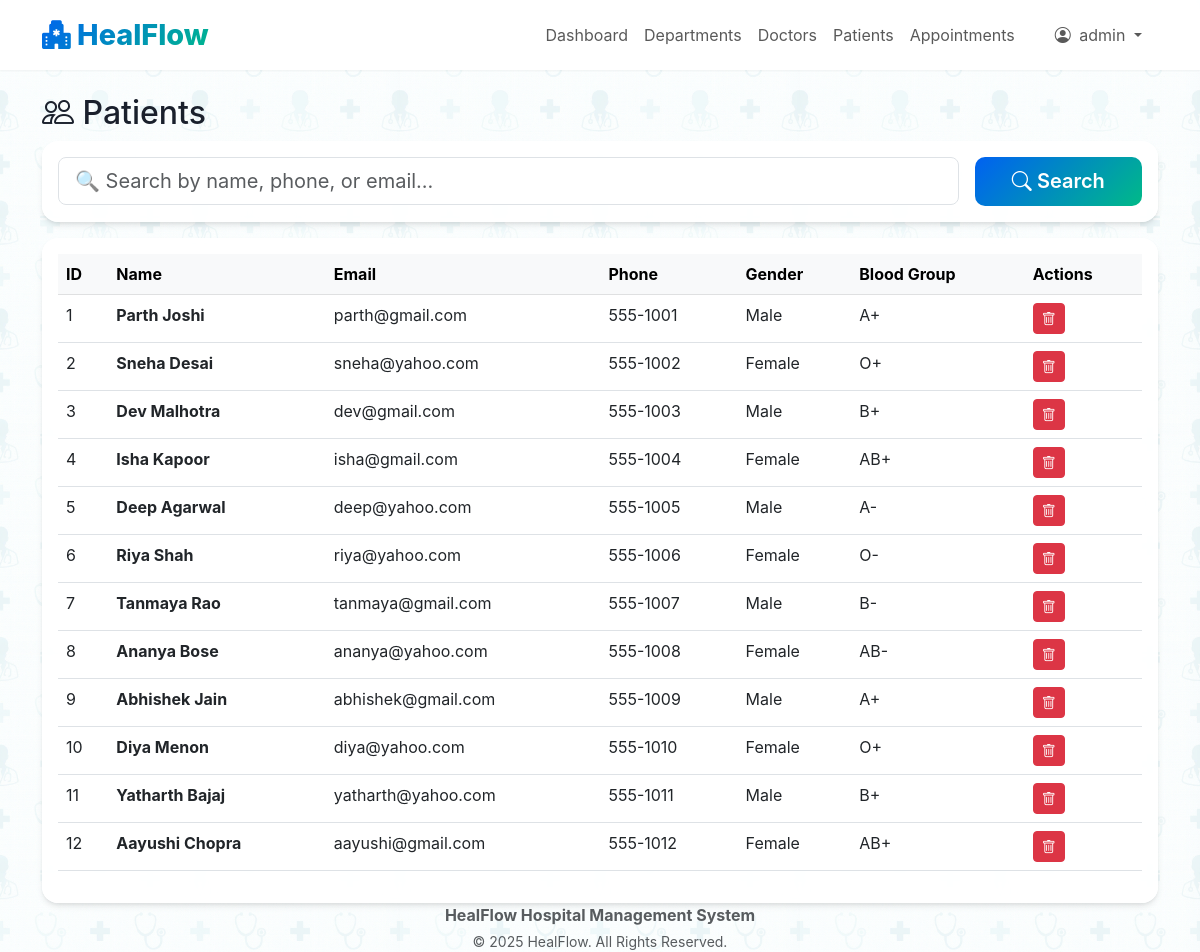
The page /admin/patients (signed in) on the database its author committed.
### models.py (models this page shows, shortened)
class User(UserMixin, db.Model):
    __tablename__ = 'users'
    id = db.Column(db.Integer, primary_key=True)
    username = db.Column(db.String(80), unique=True, nullable=False)
    email = db.Column(db.String(120), unique=True, nullable=False)
    password_hash = db.Column(db.String(255), nullable=False)
    role = db.Column(db.String(20), nullable=False)
    created_at = db.Column(db.DateTime, default=datetime.utcnow)
    active = db.Column(db.Boolean, default=True)
    doctor = db.relationship('Doctor', backref='user', uselist=False, cascade='all, delete-orphan')
    patient = db.relationship('Patient', backref='user', uselist=False, cascade='all, delete-orphan')

class Patient(db.Model):
    __tablename__ = 'patients'
    id = db.Column(db.Integer, primary_key=True)
    user_id = db.Column(db.Integer, db.ForeignKey('users.id'), nullable=False)
    full_name = db.Column(db.String(120), nullable=False)
    phone = db.Column(db.String(20))
    date_of_birth = db.Column(db.Date)
    gender = db.Column(db.String(10))
    address = db.Column(db.Text)
    blood_group = db.Column(db.String(5))
    created_at = db.Column(db.DateTime, default=datetime.utcnow)
    appointments = db.relationship('Appointment', backref='patient', lazy=True, cascade='all, delete-orphan')
    lab_bookings = db.relationship('LabBooking', backref='patient', lazy=True, cascade='all, delete-orphan')

### app.py (the view)
@app.route('/admin/patients')
@login_required
@admin_required
def admin_patients():
    search = request.args.get('search', '')
    if search:
        patients = Patient.query.filter(
            (Patient.full_name.ilike(f'%{search}%')) |
            (Patient.phone.ilike(f'%{search}%')) |
            (User.email.ilike(f'%{search}%'))
        ).join(User).all()
    else:
        patients = Patient.query.all()
    return render_template('admin/patients.html', patients=patients, search=search)

### app.py (called while the page is built)
@login_manager.user_loader
def load_user(user_id):
    return User.query.get(int(user_id))

def admin_required(f):
    @wraps(f)
    def decorated_function(*args, **kwargs):
        if not current_user.is_authenticated or current_user.role != 'admin':
            flash('Access denied. Admin privileges required.', 'danger')
            return redirect(url_for('index'))
        return f(*args, **kwargs)
    return decorated_function

### templates/admin/patients.html (shortened to what this page needs)
{% extends "base.html" %}
{% block content %}
<div class="fade-in">
<h2 class="page-title"><i class="bi bi-people"></i> Patients</h2>
<div class="card mb-3 search-box">
    <div class="card-body">
        <form method="GET" class="row g-3">
            <div class="col-md-10">
                <input type="text" name="search" class="form-control form-control-lg" placeholder="🔍 Search by name, phone, or email..." value="{{ search }}">
            </div>
            <div class="col-md-2">
                <button type="submit" class="btn btn-primary w-100 btn-lg">
                    <i class="bi bi-search"></i> Search
                </button>
            </div>
        </form>
    </div>
</div>
<div class="card">
    <div class="card-body">
        <div class="table-responsive">
            <table class="table table-hover">
                <thead class="table-light">
                    <tr>
                        <th>ID</th>
                        <th>Name</th>
                        <th>Email</th>
                        <th>Phone</th>
                        <th>Gender</th>
                        <th>Blood Group</th>
                        <th>Actions</th>
                    </tr>
                </thead>
                <tbody>
                    {% for patient in patients %}
                    <tr>
                        <td>{{ patient.id }}</td>
                        <td><strong>{{ patient.full_name }}</strong></td>
                        <td>{{ patient.user.email }}</td>
                        <td>{{ patient.phone }}</td>
                        <td>{{ patient.gender }}</td>
                        <td>{{ patient.blood_group or 'N/A' }}</td>
                        <td>
                            <form method="POST" action="{{ url_for('admin_delete_patient', patient_id=patient.id) }}" style="display:inline;" onsubmit="return confirm('Are you sure you want to delete this patient?');">
                                <button type="submit" class="btn btn-sm btn-danger">
                                    <i class="bi bi-trash"></i>
                                </button>
                            </form>
                        </td>
                    </tr>
                    {% endfor %}
                </tbody>
            </table>
        </div>
    </div>
</div>
</div>
{% endblock %}

### templates/base.html (shortened to what this page needs)
<!DOCTYPE html>
<html lang="en">
<head>
    <link href="https://cdn.jsdelivr.net/npm/bootstrap@5.3.0/dist/css/bootstrap.min.css" rel="stylesheet">
    <link rel="stylesheet" href="https://cdn.jsdelivr.net/npm/bootstrap-icons@1.10.0/font/bootstrap-icons.css">
    <link rel="stylesheet" href="{{ url_for('static', filename='css/style.css') }}">
</head>
<body>
    {% if current_user.is_authenticated %}
    <nav class="navbar navbar-expand-lg navbar-light sticky-top">
        <div class="container">
            <a class="navbar-brand" href="{{ url_for('index') }}">
                <i class="bi bi-hospital-fill"></i> HealFlow
            </a>
            <div class="collapse navbar-collapse" id="navbarNav">
                <ul class="navbar-nav ms-auto align-items-center">
                    {% if current_user.role == 'admin' %}
                    <li class="nav-item">
                        <a class="nav-link" href="{{ url_for('admin_dashboard') }}">Dashboard</a>
                    </li>
                    <li class="nav-item">
                        <a class="nav-link" href="{{ url_for('admin_departments') }}">Departments</a>
                    </li>
                    <li class="nav-item">
                        <a class="nav-link" href="{{ url_for('admin_doctors') }}">Doctors</a>
                    </li>
                    <li class="nav-item">
                        <a class="nav-link" href="{{ url_for('admin_patients') }}">Patients</a>
                    </li>
                    <li class="nav-item">
                        <a class="nav-link" href="{{ url_for('admin_appointments') }}">Appointments</a>
                    </li>
                    {% endif %}
                    <li class="nav-item dropdown ms-3">
                        <a class="nav-link dropdown-toggle btn btn-outline-primary px-3 py-1" href="#" role="button"
                            data-bs-toggle="dropdown">
                            <i class="bi bi-person-circle me-1"></i> {{ current_user.username }}
                        </a>
                    </li>
                </ul>
            </div>
        </div>
    </nav>
    {% endif %}
    <div class="container mt-4">
        {% block content %}{% endblock %}
    </div>
    <footer class="text-center text-muted">
        <div class="container">
            <div class="row">
                <div class="col-md-12">
                    <p class="mb-1">
                        <strong>HealFlow Hospital Management System</strong>
                    </p>
                    <p class="small mb-0">
                        &copy; 2025 HealFlow. All Rights Reserved.
                    </p>
                </div>
            </div>
        </div>
    </footer>
</body>
</html>

### static/css/style.css (style rules this page uses)
:root { --primary-color: #0061f2; --primary-gradient: linear-gradient(135deg, #0061f2 0%, #00ba88 100%); --secondary-gradient: linear-gradient(135deg, #6900c7 0%, #00e0ff 100%); --accent-gradient: linear-gradient(135deg, #00ba88 0%, #00e0ff 100%); --surface-color: #ffffff; --text-primary: #1a202c; --text-secondary: #718096; --border-color: #e2e8f0; --shadow-sm: 0 1px 2px 0 rgba(0, 0, 0, 0.05); --shadow-md: 0 4px 6px -1px rgba(0, 0, 0, 0.1), 0 2px 4px -1px rgba(0, 0, 0, 0.06); --shadow-lg: 0 10px 15px -3px rgba(0, 0, 0, 0.1), 0 4px 6px -2px rgba(0, 0, 0, 0.05); --glass-bg: rgba(255, 255, 255, 0.95); }
body { min-height: 100vh; display: flex; flex-direction: column; background-color: #f8fafc; background-image: url('../images/bg.png'); background-repeat: repeat; background-size: 400px; background-attachment: fixed; font-family: 'Inter', 'Segoe UI', sans-serif; color: var(--text-primary); }
.navbar { background: var(--glass-bg); backdrop-filter: blur(10px); border-bottom: 1px solid rgba(255, 255, 255, 0.3); box-shadow: var(--shadow-sm); }
.navbar-brand { font-weight: 800; background: var(--primary-gradient); background-clip: text; -webkit-background-clip: text; -webkit-text-fill-color: transparent; color: transparent; font-size: 1.8rem; }
.card { border: none; border-radius: 16px; background: var(--glass-bg); box-shadow: var(--shadow-md); transition: all 0.3s cubic-bezier(0.4, 0, 0.2, 1); overflow: hidden; }
.btn-primary { background: var(--primary-gradient); border: none; font-weight: 600; padding: 0.6rem 1.5rem; border-radius: 10px; }

### rows shown on the page
User: username "admin"
Patient: id "1", full_name "Parth Joshi", user.email "parth@gmail.com", phone "555-1001", gender "Male", blood_group "A+"
Patient: id "2", full_name "Sneha Desai", user.email "sneha@yahoo.com", phone "555-1002", gender "Female", blood_group "O+"
Patient: id "3", full_name "Dev Malhotra", user.email "dev@gmail.com", phone "555-1003", gender "Male", blood_group "B+"
Patient: id "4", full_name "Isha Kapoor", user.email "isha@gmail.com", phone "555-1004", gender "Female", blood_group "AB+"
Patient: id "5", full_name "Deep Agarwal", user.email "deep@yahoo.com", phone "555-1005", gender "Male", blood_group "A-"
Patient: id "6", full_name "Riya Shah", user.email "riya@yahoo.com", phone "555-1006", gender "Female", blood_group "O-"
Patient: id "7", full_name "Tanmaya Rao", user.email "tanmaya@gmail.com", phone "555-1007", gender "Male", blood_group "B-"
Patient: id "8", full_name "Ananya Bose", user.email "ananya@yahoo.com", phone "555-1008", gender "Female", blood_group "AB-"
Patient: id "9", full_name "Abhishek Jain", user.email "abhishek@gmail.com", phone "555-1009", gender "Male", blood_group "A+"
Patient: id "10", full_name "Diya Menon", user.email "diya@yahoo.com", phone "555-1010", gender "Female", blood_group "O+"
Patient: id "11", full_name "Yatharth Bajaj", user.email "yatharth@yahoo.com", phone "555-1011", gender "Male", blood_group "B+"
Patient: id "12", full_name "Aayushi Chopra", user.email "aayushi@gmail.com", phone "555-1012", gender "Female", blood_group "AB+"
